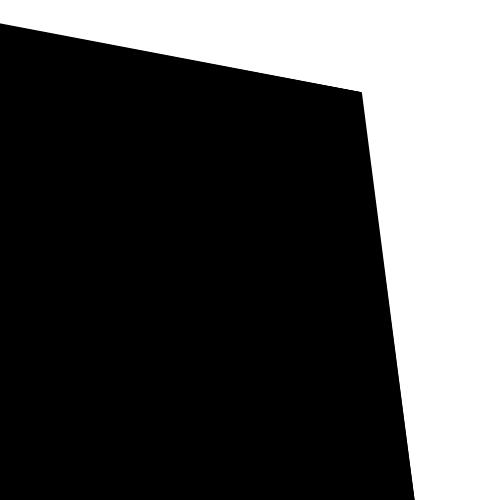
Frame 1 (no input)
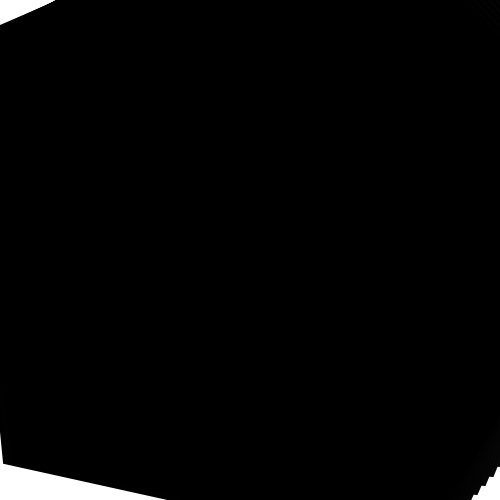
Frame 60 (the mouse pressed at the canvas centre just before this capture)
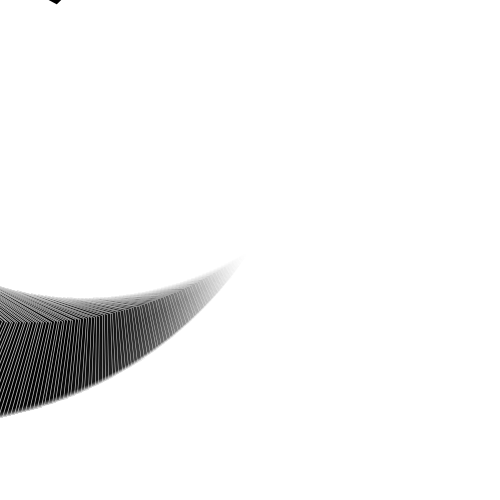
Frame 120 (the mouse held since frame 60 and released just before this capture)

The Processing sketch that drew these frames (run headless with seeded random() and noise(); from frame 60 on, the mouse is pressed at the canvas centre):

// Processing sketch: tentacle
// ── tentacle.pde
Form form;

void setup() {
  size(500, 500);
  //size(1080, 1920);
  //form = new Form(número de lados);
  form = new Form(5);
}

void draw() {
  float time = float(millis())/2000;
  background(255);
  noFill();
  for (int i = 0; i < 360; i++) {
    stroke(map(i, 0, 360, 255, 0));
    strokeWeight(map(i, 0, 360, 0.1, 3));
    fill(0, map(i, 0, 360, 0, 255));
    pushMatrix();
    //rotate(radians(i*map(mouseX, 0, width, -20, 20)));
    rotate(radians(i*sin(time)));
    //form.display(width/2, height/2, i*10);
    
    form.display(width/2, height/2, i);
    popMatrix();
  }
  //fill(255, 80);
  //rect(0, 0, width, height);
}

class Form {
  int lados;
  int radius;
  float step;
  float cenX;
  float cenY;
  float posX;
  float posY;

  Form(int lados_) {
    lados = lados_;
    step = 360/lados;
  }

  void display(float cenX_, float cenY_, int radius_) {
    cenX = cenX_;
    cenY = cenY_;
    radius = radius_;

    beginShape();
    for (int d = 0; d < 360; d += step) {
      posX = cenX + radius * cos(radians(d));
      posY = cenY + radius * sin(radians(d));
      vertex(posX, posY);
    }
    endShape(CLOSE);
  }
}
